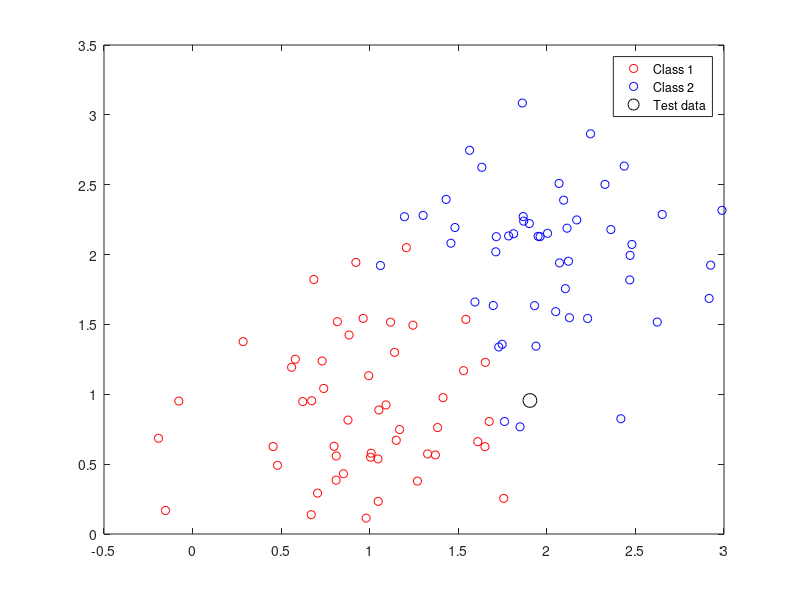

Here is the MATLAB script that generated this plot:
function demo_KNN
clear;clc;close all;
dbstop if error
rng(1);

%% Generate data from two Gaussion distribution
N = 100;
mu1 = [1,1];
mu2 = [2,2];
sigma = 0.2 * eye(2);
X = [mvnrnd(mu1,sigma,N/2);mvnrnd(mu2,sigma,N/2)];
label = [ones(N/2,1); -ones(N/2,1)];
X_test = mvnrnd(mu1,sigma,1);

% Show the toy data
figure;
hold on;
plot(X(label==1,1),X(label==1,2),'ro');
plot(X(label==-1,1),X(label==-1,2),'bo');
plot(X_test(1,1),X_test(1,2), 'ko', 'markersize', 10);
hold off;
box on;
legend('Class 1', 'Class 2', 'Test data');

%% KNN
K = 5;
[D, I] = pdist2(X, X_test, 'euclidean', 'Smallest', 5);
pred_label = sign(sum(label(I)));

%% Create KD Tree
data = [2,3; 5,4; 9,6; 4,7; 8,1; 7,2];
tree = create_KDTree(data);
end

%% KD Tree
function tree = create_KDTree(X, parent_number, split_dim)

global tree_node;
global node_number;

if nargin == 1
    [n, d] = size(X);
    X(:,d+1) = 1:n';
    node_number = 1;
    split_dim = 0;
    parent_number = 0;
    
    % initialize the node
    node.type = 'node';
    node.left = 0;
    node.right = 0;
    node.vector = zeros(1,d); % store the sample
    node.parent = 0;
    node.index = 0;
    node.numpoints = 0;
    
    % initialize the tree
    cell_node(1:n) = node;
    tree_node = cell_node;
    clear cell_node;
else
    [n,d] = size(X(:,1:end-1));
    node_number = node_number + 1;
end

assigned_nn = node_number; % assigned node number for this particular iteration

% set assignments to current node
tree_node(assigned_nn).parent = parent_number;

% only one data point left
if n == 1
    tree_node(assigned_nn).type = 'leaf';
    tree_node(assigned_nn).left = [];
    tree_node(assigned_nn).right = [];
    tree_node(assigned_nn).vector = X(:,1:end-1);
    tree_node(assigned_nn).index = X(:,end);
    tree_node(assigned_nn).numpoints = 1;
else
    
    % if there are more than 1 data point left
    variance = var(X(:,1:end-1));
    [~, split_dim] = max(variance);
    [~,idx] = sort(X(:,split_dim));
    pos = idx(floor(n/2)+1); % the position of median value
    
    tree_node(assigned_nn).type = 'node';
    
    % for feature value less than the median
    i = find(X(:,split_dim) < X(pos,split_dim));
    tree_node(assigned_nn).left = create_KDTree(X(i,:), assigned_nn, split_dim);
    
    j = X(:,split_dim) > X(pos,split_dim);
    if sum(j)>0
        tree_node(assigned_nn).right = create_KDTree(X(j,:), assigned_nn, split_dim);
    else
        tree_node(assigned_nn).right = [];
    end
    %
    tree_node(assigned_nn).vector = X(pos,1:end-1);
    tree_node(assigned_nn).index = X(pos,end);
    tree_node(assigned_nn).numpoints = n;
end

if nargin == 1
    tree = tree_node;
    clear global tree_node;
else
    tree = assigned_nn;
end
end

